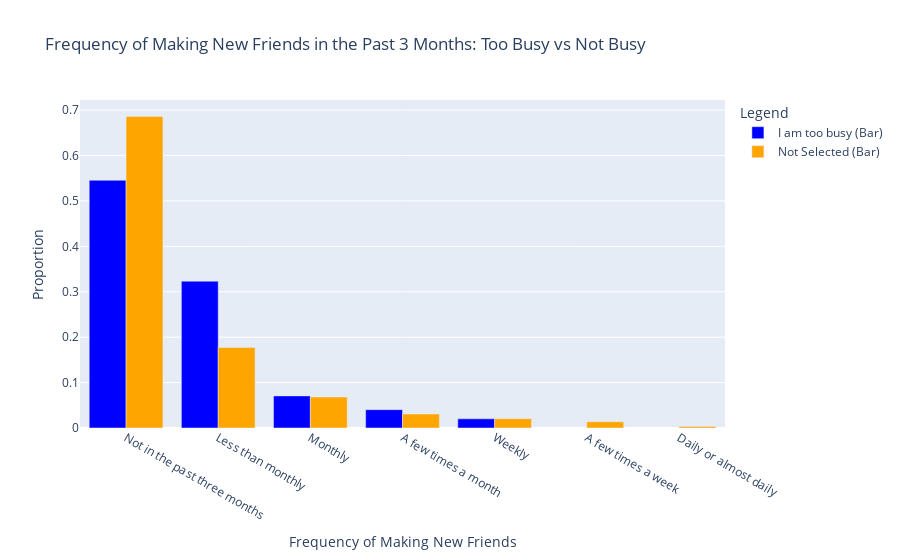

The notebook cell saved with this chart:
### Code cell
import plotly.graph_objects as go
import pandas as pd

# Step 1: Clean data by dropping rows with NA in the relevant variable
filtered_data_no_na = filtered_data_cohort.dropna(subset=["CONNECTION_activities_new_friend_p3m"])

# Step 2: Map ordinal categories to numeric values
ordinal_mapping = {
    "Not in the past three months": 0,
    "Less than monthly": 1,
    "Monthly": 2,
    "A few times a month": 3,
    "Weekly": 4,
    "A few times a week": 5,
    "Daily or almost daily": 6
}
filtered_data_no_na["New_Friend_Frequency_Num"] = filtered_data_no_na["CONNECTION_activities_new_friend_p3m"].map(ordinal_mapping)

# Step 3: Group by "Too Busy" status and frequency, calculate counts
grouped_data = (
    filtered_data_no_na.groupby(["CONNECTION_social_barriers_too_busy", "New_Friend_Frequency_Num"])
    .size()
    .reset_index(name="Count")
)

# Step 4: Calculate proportions within each "Too Busy" group
group_totals = grouped_data.groupby("CONNECTION_social_barriers_too_busy")["Count"].transform("sum")
grouped_data["Proportion"] = grouped_data["Count"] / group_totals

# Step 5: Create the plot
fig = go.Figure()

# Add bar plots for proportions (side-by-side)
categories = list(ordinal_mapping.keys())
for status, color in zip(["I am too busy", "Not Selected"], ["blue", "orange"]):
    status_data = grouped_data[grouped_data["CONNECTION_social_barriers_too_busy"] == status]
    fig.add_trace(
        go.Bar(
            x=[categories[num] for num in status_data["New_Friend_Frequency_Num"]],
            y=status_data["Proportion"],
            name=f"{status} (Bar)",
            marker=dict(color=color),
        )
    )

# Step 6: Update the layout
fig.update_layout(
    title="Frequency of Making New Friends in the Past 3 Months: Too Busy vs Not Busy",
    xaxis_title="Frequency of Making New Friends",
    yaxis_title="Proportion",
    barmode="group",  # Keep bars side by side
    legend_title="Legend",
    xaxis=dict(categoryorder="array", categoryarray=categories),  # Maintain ordinal order
)

fig.show()

### Figure 1 — Plotly figure (JSON) as saved in the notebook; plotly's stock layout.template omitted (floating-point values rounded to 4 significant figures)
{"data": [{"marker": {"color": "blue"}, "name": "I am too busy (Bar)", "type": "bar", "x": ["Not in the past three months", "Less than monthly", "Monthly", "A few times a month", "Weekly"], "y": [0.5455, 0.3232, 0.07071, 0.0404, 0.0202]}, {"marker": {"color": "orange"}, "name": "Not Selected (Bar)", "type": "bar", "x": ["Not in the past three months", "Less than monthly", "Monthly", "A few times a month", "Weekly", "A few times a week", "Daily or almost daily"], "y": [0.686, 0.1775, 0.06826, 0.03072, 0.02048, 0.01365, 0.003413]}], "layout": {"barmode": "group", "legend": {"title": {"text": "Legend"}}, "title": {"text": "Frequency of Making New Friends in the Past 3 Months: Too Busy vs Not Busy"}, "xaxis": {"categoryarray": ["Not in the past three months", "Less than monthly", "Monthly", "A few times a month", "Weekly", "A few times a week", "Daily or almost daily"], "categoryorder": "array", "title": {"text": "Frequency of Making New Friends"}}, "yaxis": {"title": {"text": "Proportion"}}}}
